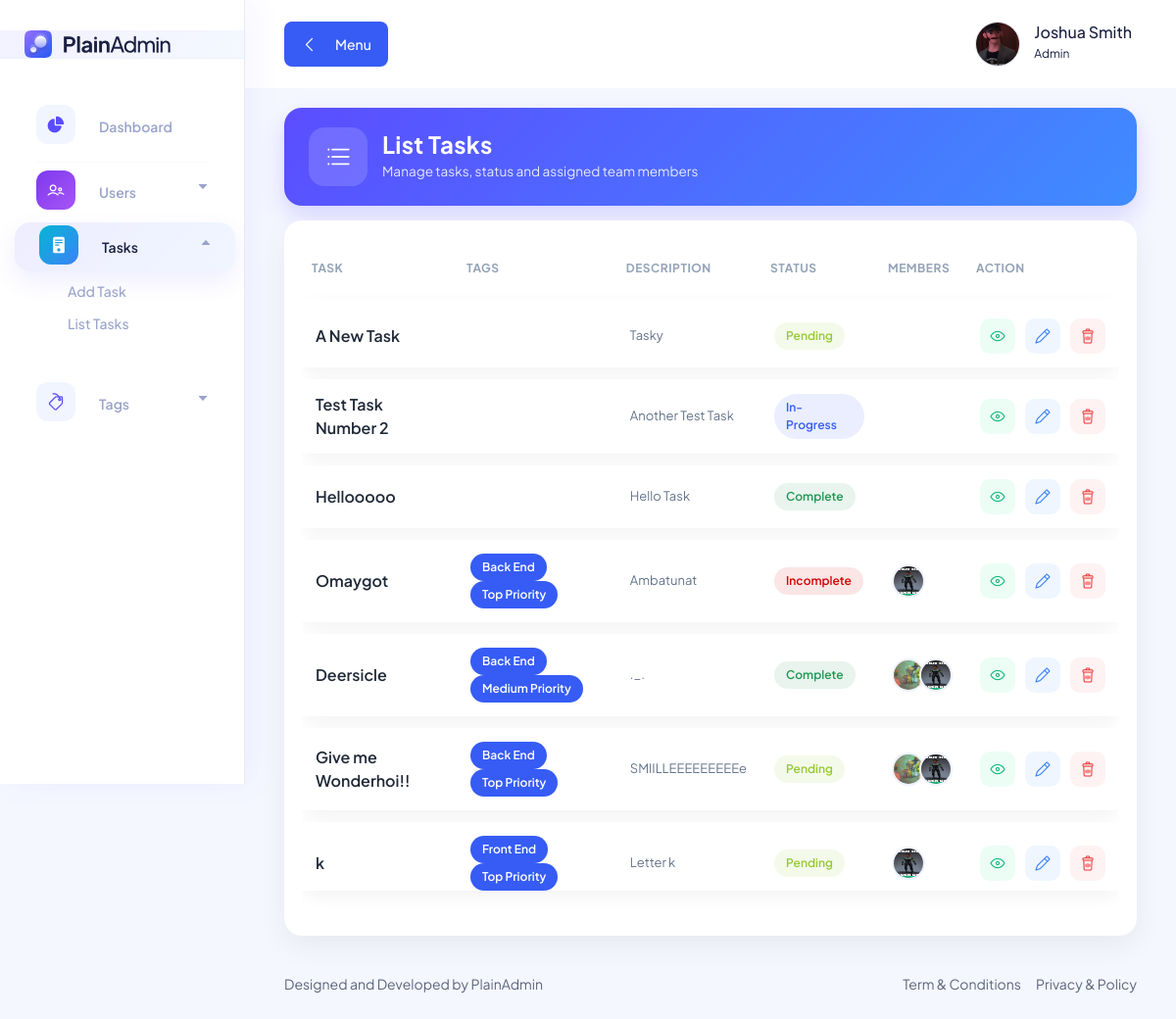
/pages/tasks/list.task.php (signed in), run on an earlier commit of the app's database.
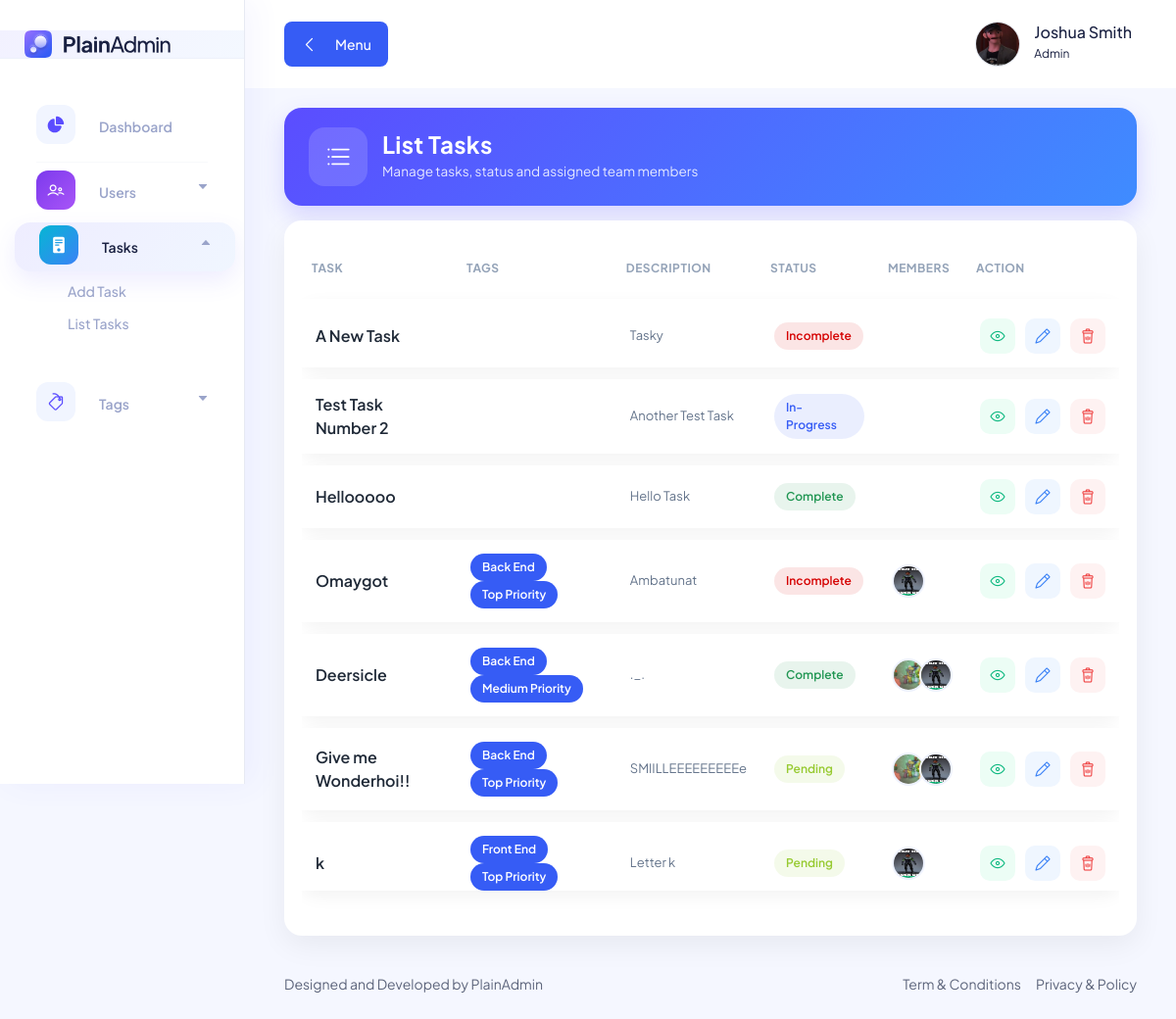
And on a later commit of the database.
### tables this page shows
CREATE TABLE `users_tbl` (
  `user_id` int(11) NOT NULL AUTO_INCREMENT,
  `full_name` varchar(100) NOT NULL,
  `username` varchar(100) NOT NULL,
  `email` varchar(100) NOT NULL,
  `password` varchar(100) NOT NULL,
  `role` int(11) NOT NULL DEFAULT 2,
  `bio` varchar(255) DEFAULT NULL,
  `profile` varchar(255) DEFAULT NULL,
  PRIMARY KEY (`user_id`)
);

CREATE TABLE `tasks_tbl` (
  `task_id` int(11) NOT NULL AUTO_INCREMENT,
  `task_name` varchar(100) NOT NULL,
  `task_description` varchar(100) NOT NULL,
  `task_status` int(11) NOT NULL DEFAULT 1,
  `task_attachment` varchar(255) DEFAULT NULL,
  `task_submit` varchar(255) DEFAULT NULL,
  `submission_text` text DEFAULT NULL,
  `submitted_by` varchar(255) DEFAULT '',
  `submitted_at` datetime DEFAULT NULL,
  PRIMARY KEY (`task_id`)
);

CREATE TABLE `task_status_tbl` (
  `status_id` int(11) NOT NULL AUTO_INCREMENT,
  `status` varchar(100) NOT NULL,
  PRIMARY KEY (`status_id`)
);

CREATE TABLE `task_tags_tbl` (
  `task_id` int(11) NOT NULL,
  `tag_id` int(11) NOT NULL,
  KEY `task_tag_tbl_tasks_tbl_FK` (`task_id`),
  KEY `task_tag_tbl_tags_tbl_FK` (`tag_id`),
  CONSTRAINT `task_tag_tbl_tags_tbl_FK` FOREIGN KEY (`tag_id`) REFERENCES `tags_tbl` (`tag_id`) ON DELETE CASCADE,
  CONSTRAINT `task_tag_tbl_tasks_tbl_FK` FOREIGN KEY (`task_id`) REFERENCES `tasks_tbl` (`task_id`) ON DELETE CASCADE
);

CREATE TABLE `tags_tbl` (
  `tag_id` int(11) NOT NULL AUTO_INCREMENT,
  `tag` varchar(255) NOT NULL,
  PRIMARY KEY (`tag_id`)
);

CREATE TABLE `task_members_tbl` (
  `task_id` int(11) NOT NULL,
  `user_id` int(11) NOT NULL,
  KEY `task_members_tbl_users_tbl_FK` (`user_id`),
  KEY `task_members_tbl_tasks_tbl_FK` (`task_id`),
  CONSTRAINT `task_members_tbl_tasks_tbl_FK` FOREIGN KEY (`task_id`) REFERENCES `tasks_tbl` (`task_id`) ON DELETE CASCADE,
  CONSTRAINT `task_members_tbl_users_tbl_FK` FOREIGN KEY (`user_id`) REFERENCES `users_tbl` (`user_id`) ON DELETE CASCADE
);

### includes/utils/user.utils.php (called while the page is built, shortened)
<?php
function get_user_profile_image($conn, $user_id) : string {
    $all_users = mysqli_query($conn, "SELECT * FROM users_tbl WHERE user_id = '$user_id'");
    $user = mysqli_fetch_array($all_users);
    return "/task_management/uploads/profiles/" . $user['profile'];
}

### pages/tasks/list.task.php (the view, shortened to what the rows shown need)
<?php require_once '../../includes/conn.php'; ?>
<?php include_once "../../includes/utils/user.utils.php"; ?>
<!DOCTYPE html>
<html lang="en">
<head>
    <?php include_once "../../includes/components/links.php"; ?>
</head>
<body>
    <main class="main-wrapper">
        <?php include_once "../../includes/elements/navbar.php"; ?>
        <div class="container-fluid">
            <div class="page-header">
                <div>
                    <h2 class="header-title">List Tasks</h2>
                </div>
            </div>
            <div class="glass-card">
                <div class="table-responsive">
                    <table class="table" data-toggle="table" data-search="true" data-filter-control="true">
                        <thead>
                            <tr>
                                <th>Task</th>
                                <th>Tags</th>
                                <th>Description</th>
                                <th>Status</th>
                                <th>Members</th>
                                <th>Action</th>
                            </tr>
                        </thead>
                        <tbody>
                            <?php
                            $tasks = mysqli_query($conn, "
SELECT * FROM tasks_tbl
LEFT JOIN task_status_tbl
ON task_status_tbl.status_id = tasks_tbl.task_status
");
                            while ($task = mysqli_fetch_array($tasks)) {
                                $task_id = $task['task_id'];
                                ?>
                                <tr>
                                    <td>
                                        <div class="task-name"><?= $task['task_name']; ?></div>
                                    </td>
                                    <td>
                                        <?php
                                        $select_tag_tasks = mysqli_query($conn, "SELECT * FROM task_tags_tbl LEFT JOIN tags_tbl ON tags_tbl.tag_id = task_tags_tbl.tag_id WHERE task_id = '$task_id'");
                                        while ($tag = mysqli_fetch_array($select_tag_tasks)) {
                                            ?>
                                            <span class="status-btn primary-btn">
                                                <?php echo $tag['tag']; ?>
                                            </span>
                                            <?php
                                        }
                                        ?>
                                    </td>
                                    <td>
                                        <div class="task-desc"><?= $task['task_description']; ?></div>
                                    </td>
                                    <td>
                                        <?php
                                        $status_color = match ((int) $task['task_status']) {
                                            1 => "info-btn",
                                            2 => "active-btn",
                                            3 => "success-btn",
                                            4 => "close-btn",
                                        };
                                        ?>
                                        <span class="status-btn <?= $status_color; ?>">
                                            <?= $task['status']; ?>
                                        </span>
                                    </td>
                                    <td>
                                        <div class="d-flex align-items-center">
                                            <?php
                                            $select_members = mysqli_query($conn, "
                                            SELECT * FROM task_members_tbl
                                            LEFT JOIN users_tbl
                                            ON users_tbl.user_id = task_members_tbl.user_id
                                            WHERE task_id = '$task_id'
                                            ");
                                            while ($row = mysqli_fetch_array($select_members)) {
                                                ?>
                                                <img class="member-img"
                                                    src="<?= get_user_profile_image($conn, $row['user_id']); ?>"
                                                    alt="<?= $row['full_name']; ?>"
                                                    title="<?= $row['full_name']; ?>">
                                            <?php } ?>
                                        </div>
                                    </td>
                                    <td>
                                        <div class="action">
                                            <a class="action-btn view" href="task.view.php?id=<?= $task_id; ?>">
                                                <i class="lni lni-eye"></i>
                                            </a>
                                            <a class="action-btn edit" href="edit.task.php?task_id=<?= $task_id; ?>">
                                                <i class="lni lni-pencil"></i>
                                            </a>
                                            <a class="action-btn delete"
                                                href="ctrlData/ctrl.delete.task.php?task_id=<?= $task_id; ?>">
                                                <i class="lni lni-trash-can"></i>
                                            </a>
                                        </div>
                                    </td>
                                </tr>
                            <?php } ?>
                        </tbody>
                    </table>
                </div>
            </div>
        </div>
    </main>
    <?php include_once "../../includes/components/scripts.php"; ?>
</body>
</html>

### includes/elements/navbar.php (shortened to what the rows shown need)
<header class="header">
    <div class="container-fluid">
        <div class="row">
            <div class="col-lg-7 col-md-7 col-6">
                <div class="header-right">
                    <div class="profile-box ml-15">
                        <button class="dropdown-toggle bg-transparent border-0" type="button" id="profile"
                            data-bs-toggle="dropdown" aria-expanded="false">
                            <div class="profile-info">
                                <div class="info">
                                    <img class="image"
                                        src="<?php echo get_user_profile_image($conn, $_SESSION['user_id']); ?>"
                                        alt="<?php echo $_SESSION['fullname']; ?>" />
                                    <div>
                                        <h6 class="fw-500">
                                        </h6>
                                        <p>
                                        </p>
                                    </div>
                                </div>
                            </div>
                        </button>
                    </div>
                </div>
            </div>
        </div>
    </div>
</header>

What changed in the data, as far as the page shows it:
changed tasks_tbl "A New Task": task_status 1 → 4 (drawn); task_status_tbl.status "Pending" → "Incomplete"
